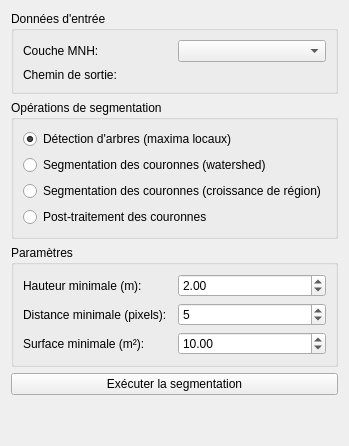
     <widget class="QWidget" name="tabSegmentation">
      <attribute name="title">
       <string>Segmentation</string>
      </attribute>
      <layout class="QVBoxLayout" name="verticalLayout_6">
       <item>
        <widget class="QGroupBox" name="groupBoxSegmentationInputs">
         <property name="title">
          <string>Données d'entrée</string>
         </property>
         <layout class="QGridLayout" name="gridLayout_5">
          <item row="0" column="0">
           <widget class="QLabel" name="labelMNHLayer">
            <property name="text">
             <string>Couche MNH:</string>
            </property>
           </widget>
          </item>
          <item row="0" column="1">
           <widget class="QgsMapLayerComboBox" name="mMapLayerComboBoxMNH">
            <property name="filters">
             <set>QgsMapLayerProxyModel::RasterLayer</set>
            </property>
           </widget>
          </item>
          <item row="1" column="0">
           <widget class="QLabel" name="labelSegmentationOutput">
            <property name="text">
             <string>Chemin de sortie:</string>
            </property>
           </widget>
          </item>
          <item row="1" column="1">
           <widget class="QgsFileWidget" name="mQgsFileWidgetSegmentationOutput"/>
          </item>
         </layout>
        </widget>
       </item>
       <item>
        <widget class="QGroupBox" name="groupBoxSegmentationOperations">
         <property name="title">
          <string>Opérations de segmentation</string>
         </property>
         <layout class="QVBoxLayout" name="verticalLayout_7">
          <item>
           <widget class="QRadioButton" name="radioButtonDetectTrees">
            <property name="text">
             <string>Détection d'arbres (maxima locaux)</string>
            </property>
            <property name="checked">
             <bool>true</bool>
            </property>
           </widget>
          </item>
          <item>
           <widget class="QRadioButton" name="radioButtonSegmentCrownsWatershed">
            <property name="text">
             <string>Segmentation des couronnes (watershed)</string>
            </property>
           </widget>
          </item>
          <item>
           <widget class="QRadioButton" name="radioButtonSegmentCrownsRegionGrowing">
            <property name="text">
             <string>Segmentation des couronnes (croissance de région)</string>
            </property>
           </widget>
          </item>
          <item>
           <widget class="QRadioButton" name="radioButtonPostProcessCrowns">
            <property name="text">
             <string>Post-traitement des couronnes</string>
            </property>
           </widget>
          </item>
         </layout>
        </widget>
       </item>
       <item>
        <widget class="QGroupBox" name="groupBoxSegmentationParameters">
         <property name="title">
          <string>Paramètres</string>
         </property>
         <layout class="QGridLayout" name="gridLayout_6">
          <item row="0" column="0">
           <widget class="QLabel" name="labelMinHeight">
            <property name="text">
             <string>Hauteur minimale (m):</string>
            </property>
           </widget>
          </item>
          <item row="0" column="1">
           <widget class="QDoubleSpinBox" name="doubleSpinBoxMinHeight">
            <property name="minimum">
             <double>0.500000000000000</double>
            </property>
            <property name="maximum">
             <double>10.000000000000000</double>
            </property>
            <property name="singleStep">
             <double>0.500000000000000</double>
            </property>
            <property name="value">
             <double>2.000000000000000</double>
            </property>
           </widget>
          </item>
          <item row="1" column="0">
           <widget class="QLabel" name="labelMinDistance">
            <property name="text">
             <string>Distance minimale (pixels):</string>
            </property>
           </widget>
          </item>
          <item row="1" column="1">
           <widget class="QSpinBox" name="spinBoxMinDistance">
            <property name="minimum">
             <number>1</number>
            </property>
            <property name="maximum">
             <number>20</number>
            </property>
            <property name="value">
             <number>5</number>
            </property>
           </widget>
          </item>
          <item row="2" column="0">
           <widget class="QLabel" name="labelMinArea">
            <property name="text">
             <string>Surface minimale (m²):</string>
            </property>
           </widget>
          </item>
          <item row="2" column="1">
           <widget class="QDoubleSpinBox" name="doubleSpinBoxMinArea">
            <property name="minimum">
             <double>1.000000000000000</double>
            </property>
            <property name="maximum">
             <double>100.000000000000000</double>
            </property>
            <property name="value">
             <double>10.000000000000000</double>
            </property>
           </widget>
          </item>
         </layout>
        </widget>
       </item>
       <item>
        <widget class="QPushButton" name="pushButtonRunSegmentation">
         <property name="text">
          <string>Exécuter la segmentation</string>
         </property>
        </widget>
       </item>
       <item>
        <spacer name="verticalSpacer_2">
         <property name="orientation">
          <enum>Qt::Vertical</enum>
         </property>
         <property name="sizeHint" stdset="0">
          <size>
           <width>20</width>
           <height>40</height>
          </size>
         </property>
        </spacer>
       </item>
      </layout>
     </widget>
